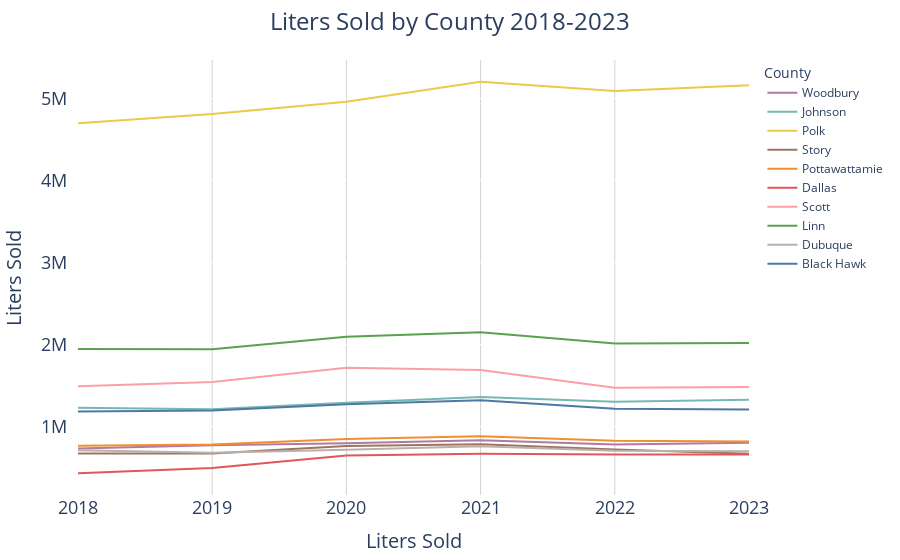

The notebook cell this image was saved under:
### Code cell
fig = px.line(
    sales_by_county_year_df,
    x='year',
    y='liters_sold',
    orientation='h',  # Horizontal bar chart
    color='county',  # Assign colors based on 'county' field
    color_discrete_map=county_colors,  # Apply custom colors
    labels={'liters_sold': 'Liters Sold ', 'county': 'County ', 'year': 'Year '},  # Custom labels
    height=600  # Adjust height to accommodate all counties
)

# Update layout
fig.update_layout(
    xaxis=dict(
        title='Liters Sold',
        tickfont=dict(size=18),
        title_font = dict(size = 20),
        showgrid = True,
        gridcolor = 'LightGrey'

    ), 
    yaxis=dict(
        title='Liters Sold',
        title_font = dict(size = 20),
        tickfont=dict(size=18),
        ticksuffix = '  '
    ),
    
    title=dict(
        text = "Liters Sold by County 2018-2023",
        x = .5,
        xanchor = 'center'
     ),

    showlegend=True,  # Hide legend since colors are used for encoding 'county'
    plot_bgcolor='rgba(0,0,0,0)',  # Transparent background for the plot area
    margin=dict(l=40, r=40, t=60, b=40),  # Left, Right, Top, Bottom margins
    title_font_size = 24
)

fig.show()

### Figure 1 — Plotly figure (JSON) as saved in the notebook; plotly's stock layout.template omitted (floating-point values rounded to 4 significant figures)
{"data": [{"hovertemplate": "County =Woodbury<br>Year =%{x}<br>Liters Sold =%{y}<extra></extra>", "legendgroup": "Woodbury", "line": {"color": "#b07aa1", "dash": "solid"}, "marker": {"symbol": "circle"}, "mode": "lines", "name": "Woodbury", "orientation": "h", "showlegend": true, "type": "scatter", "x": ["2018", "2019", "2020", "2021", "2022", "2023"], "xaxis": "x", "y": [731000.0, 772700.0, 795800.0, 832600.0, 779900.0, 802500.0], "yaxis": "y"}, {"hovertemplate": "County =Johnson<br>Year =%{x}<br>Liters Sold =%{y}<extra></extra>", "legendgroup": "Johnson", "line": {"color": "#76b7b2", "dash": "solid"}, "marker": {"symbol": "circle"}, "mode": "lines", "name": "Johnson", "orientation": "h", "showlegend": true, "type": "scatter", "x": ["2018", "2019", "2020", "2021", "2022", "2023"], "xaxis": "x", "y": [1229000.0, 1212000.0, 1291000.0, 1361000.0, 1301000.0, 1328000.0], "yaxis": "y"}, {"hovertemplate": "County =Polk<br>Year =%{x}<br>Liters Sold =%{y}<extra></extra>", "legendgroup": "Polk", "line": {"color": "#edc948", "dash": "solid"}, "marker": {"symbol": "circle"}, "mode": "lines", "name": "Polk", "orientation": "h", "showlegend": true, "type": "scatter", "x": ["2018", "2019", "2020", "2021", "2022", "2023"], "xaxis": "x", "y": [4699000.0, 4811000.0, 4961000.0, 5205000.0, 5091000.0, 5163000.0], "yaxis": "y"}, {"hovertemplate": "County =Story<br>Year =%{x}<br>Liters Sold =%{y}<extra></extra>", "legendgroup": "Story", "line": {"color": "#9c755f", "dash": "solid"}, "marker": {"symbol": "circle"}, "mode": "lines", "name": "Story", "orientation": "h", "showlegend": true, "type": "scatter", "x": ["2018", "2019", "2020", "2021", "2022", "2023"], "xaxis": "x", "y": [670700.0, 671800.0, 761100.0, 784300.0, 719500.0, 668400.0], "yaxis": "y"}, {"hovertemplate": "County =Pottawattamie<br>Year =%{x}<br>Liters Sold =%{y}<extra></extra>", "legendgroup": "Pottawattamie", "line": {"color": "#f28e2b", "dash": "solid"}, "marker": {"symbol": "circle"}, "mode": "lines", "name": "Pottawattamie", "orientation": "h", "showlegend": true, "type": "scatter", "x": ["2018", "2019", "2020", "2021", "2022", "2023"], "xaxis": "x", "y": [764400.0, 780400.0, 849100.0, 881000.0, 826100.0, 818500.0], "yaxis": "y"}, {"hovertemplate": "County =Dallas<br>Year =%{x}<br>Liters Sold =%{y}<extra></extra>", "legendgroup": "Dallas", "line": {"color": "#e15759", "dash": "solid"}, "marker": {"symbol": "circle"}, "mode": "lines", "name": "Dallas", "orientation": "h", "showlegend": true, "type": "scatter", "x": ["2018", "2019", "2020", "2021", "2022", "2023"], "xaxis": "x", "y": [430200.0, 494200.0, 648200.0, 668600.0, 658800.0, 658800.0], "yaxis": "y"}, {"hovertemplate": "County =Scott<br>Year =%{x}<br>Liters Sold =%{y}<extra></extra>", "legendgroup": "Scott", "line": {"color": "#ff9da7", "dash": "solid"}, "marker": {"symbol": "circle"}, "mode": "lines", "name": "Scott", "orientation": "h", "showlegend": true, "type": "scatter", "x": ["2018", "2019", "2020", "2021", "2022", "2023"], "xaxis": "x", "y": [1490000.0, 1542000.0, 1718000.0, 1691000.0, 1474000.0, 1481000.0], "yaxis": "y"}, {"hovertemplate": "County =Linn<br>Year =%{x}<br>Liters Sold =%{y}<extra></extra>", "legendgroup": "Linn", "line": {"color": "#59a14f", "dash": "solid"}, "marker": {"symbol": "circle"}, "mode": "lines", "name": "Linn", "orientation": "h", "showlegend": true, "type": "scatter", "x": ["2018", "2019", "2020", "2021", "2022", "2023"], "xaxis": "x", "y": [1946000.0, 1943000.0, 2096000.0, 2149000.0, 2012000.0, 2020000.0], "yaxis": "y"}, {"hovertemplate": "County =Dubuque<br>Year =%{x}<br>Liters Sold =%{y}<extra></extra>", "legendgroup": "Dubuque", "line": {"color": "#bab0ac", "dash": "solid"}, "marker": {"symbol": "circle"}, "mode": "lines", "name": "Dubuque", "orientation": "h", "showlegend": true, "type": "scatter", "x": ["2018", "2019", "2020", "2021", "2022", "2023"], "xaxis": "x", "y": [710400.0, 681100.0, 716500.0, 759200.0, 706100.0, 699600.0], "yaxis": "y"}, {"hovertemplate": "County =Black Hawk<br>Year =%{x}<br>Liters Sold =%{y}<extra></extra>", "legendgroup": "Black Hawk", "line": {"color": "#4e79a7", "dash": "solid"}, "marker": {"symbol": "circle"}, "mode": "lines", "name": "Black Hawk", "orientation": "h", "showlegend": true, "type": "scatter", "x": ["2018", "2019", "2020", "2021", "2022", "2023"], "xaxis": "x", "y": [1185000.0, 1196000.0, 1272000.0, 1321000.0, 1217000.0, 1206000.0], "yaxis": "y"}], "layout": {"autosize": true, "legend": {"title": {"text": "County "}, "tracegroupgap": 0}, "margin": {"b": 40, "l": 40, "r": 40, "t": 60}, "plot_bgcolor": "rgba(0, 0, 0, 0)", "showlegend": true, "title": {"font": {"size": 24}, "text": "Liters Sold by County 2018-2023", "x": 0.5, "xanchor": "center"}, "xaxis": {"anchor": "y", "autorange": true, "domain": [0, 1], "gridcolor": "LightGrey", "range": [0, 5], "showgrid": true, "tickfont": {"size": 18}, "title": {"font": {"size": 20}, "text": "Liters Sold"}, "type": "category"}, "yaxis": {"anchor": "x", "autorange": true, "domain": [0, 1], "range": [164900.0, 5470000.0], "tickfont": {"size": 18}, "ticksuffix": "  ", "title": {"font": {"size": 20}, "text": "Liters Sold"}, "type": "linear"}}}
